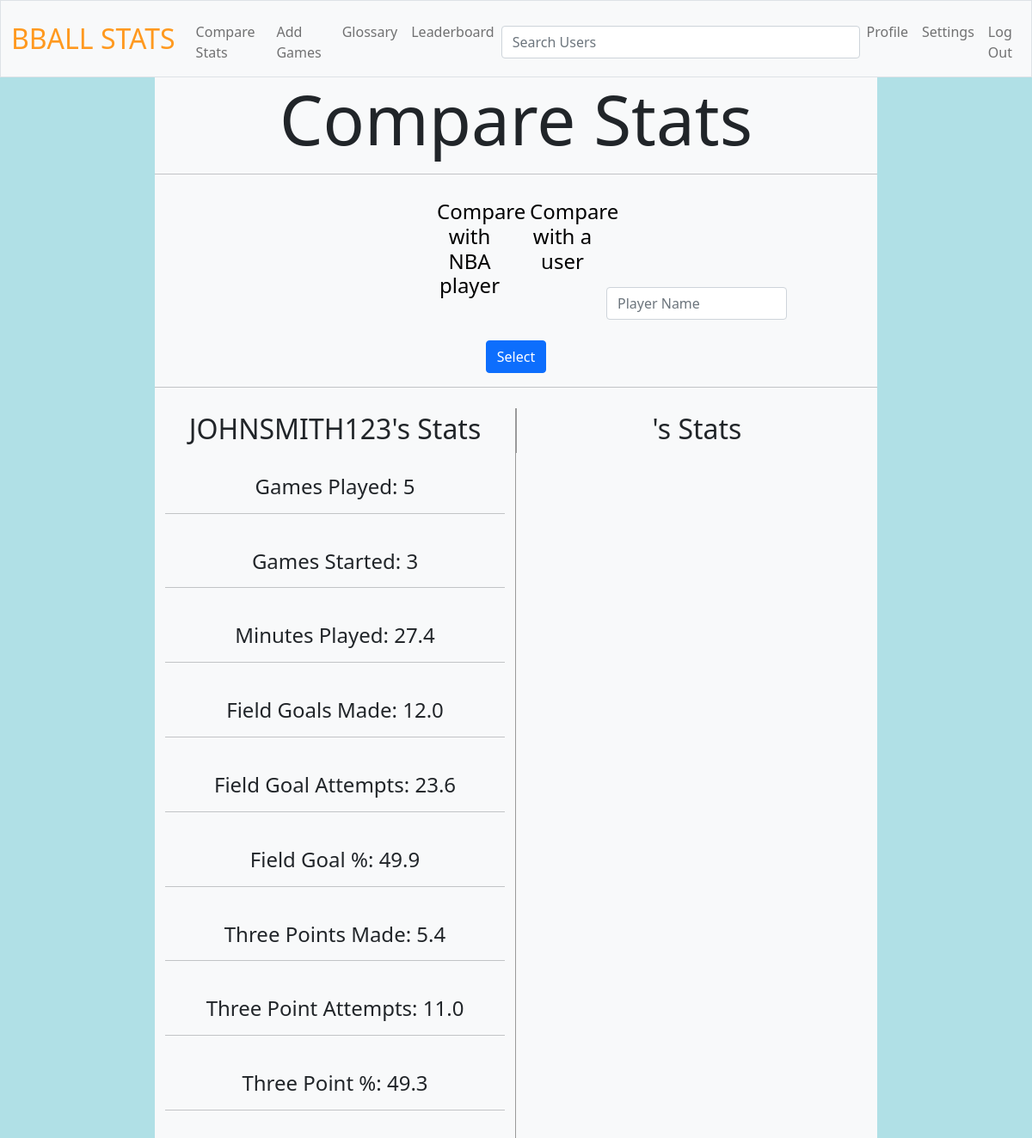
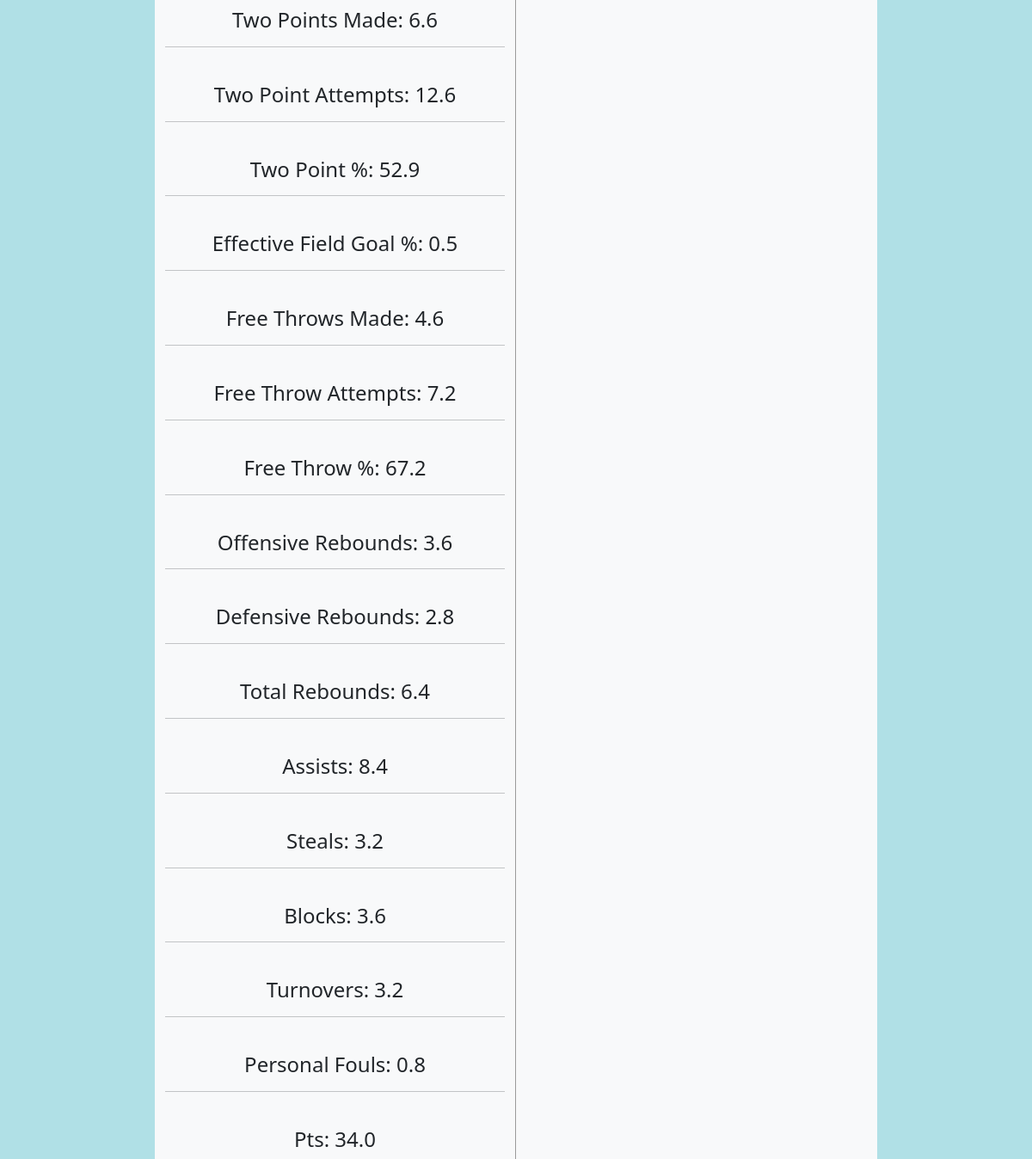
The app's page /comparenba (signed in) with its own data (2 pictures, top to bottom).
### tables this page shows
CREATE TABLE 'users' ( id INTEGER, username TEXT NOT NULL, hash TEXT NOT NULL,firstname TEXT,lastname TEXT,age INTEGER, team TEXT, position TEXT,'picture' TEXT, PRIMARY KEY(id));

CREATE TABLE 'userpergamestats' ( pergame_user_id TEXT, "G" TEXT,'GS' TEXT, "MP" TEXT, "FG" TEXT, "FGA" TEXT,'FGPercent' TEXT,'THREEP' TEXT,'THREEPA' TEXT,'THREEPPercent' TEXT,'TWOP' TEXT,'TWOPA' TEXT,'TWOPPercent' TEXT,'eFGPercent' TEXT, "FT" TEXT, "FTA" TEXT,'FTPercent' TEXT, "ORB" TEXT, "DRB" TEXT, "TRB" TEXT, "AST" TEXT, "STL" TEXT, "BLK" TEXT, "TOV" TEXT, "PF" TEXT,'PTS' TEXT );

### app.py (the view)
@app.route("/comparenba", methods=["GET", "POST"])
def comparenba():
    if request.method == "POST":
        player_name=request.form.get("players")
        user_id= session["user_id"]
        stats = db.execute("SELECT G,GS,ROUND(MP,1),ROUND(FG,1),ROUND(FGA,1),ROUND(FGPercent,1),ROUND(THREEP,1),ROUND(THREEPA,1),ROUND(THREEPPercent,1),ROUND(TWOP,1),ROUND(TWOPA,1),ROUND(TWOPPercent,1),ROUND(eFGPercent,1),ROUND(FT,1),ROUND(FTA,1),ROUND(FTPercent,1),ROUND(ORB,1),ROUND(DRB,1),ROUND(TRB,1),ROUND(AST,1),ROUND(STL,1),ROUND(BLK,1),ROUND(TOV,1),ROUND(PF,1),ROUND(PTS,1) FROM userpergamestats WHERE pergame_user_id = ?;",user_id)
        username = db.execute("SELECT username FROM users WHERE id = ?",user_id)[0]["username"]
        try:
            players_id = db.execute("SELECT id FROM players WHERE name LIKE ?",player_name)[0]["id"]
            name= db.execute("SELECT Name FROM players WHERE id = ?",players_id)[0]["Name"]
        except:
            error="Player not found try again."
            return render_template("comparenba.html", error=error,username=username,stats=stats)
        player_stats = db.execute("SELECT G,GS,MP,FG,FGA,ROUND(FGPercent*100,1),THREEP,THREEPA,ROUND(THREEPPercent*100,1),TWOP,TWOPA,ROUND(TWOPPercent*100,1),ROUND(eFGPercent*100,1),FT,FTA,ROUND(FTPercent*100,1),ORB,DRB,TRB,AST,STL,BLK,TOV,PF,PTS FROM pergamestats WHERE Players_id = ?",players_id)
        return render_template("comparenba.html",username=username,stats=stats, name=name, player_stats=player_stats)
    else:
        user_id= session["user_id"]
        stats = db.execute("SELECT G,GS,ROUND(MP,1),ROUND(FG,1),ROUND(FGA,1),ROUND(FGPercent,1),ROUND(THREEP,1),ROUND(THREEPA,1),ROUND(THREEPPercent,1),ROUND(TWOP,1),ROUND(TWOPA,1),ROUND(TWOPPercent,1),ROUND(eFGPercent,1),ROUND(FT,1),ROUND(FTA,1),ROUND(FTPercent,1),ROUND(ORB,1),ROUND(DRB,1),ROUND(TRB,1),ROUND(AST,1),ROUND(STL,1),ROUND(BLK,1),ROUND(TOV,1),ROUND(PF,1),ROUND(PTS,1) FROM userpergamestats WHERE pergame_user_id = ?;",user_id)
        username = db.execute("SELECT username FROM users WHERE id LIKE ?",user_id)[0]["username"]
        return render_template("comparenba.html",username=username,stats=stats)

### templates/comparenba.html (shortened to what this page needs)
{% extends "layout.html" %}
{% block main  %}
<div id="primary" style="background-color:powderblue";>
</div>
<div class ="bg-light"  id="content">
    <h1 class="display-1">Compare Stats</h1>
    <hr>
        <div class="container ms-auto mt-2">
            <h4 class="padin-left" id="col"><a  style="color:black" class="nav-link zoom" href="/comparenba">Compare with NBA player</a></h4>
            <h4 class="padin-right" id="col"><a style="color:black" class="nav-link zoom" href="/compareuser">Compare with a user</a></h4>
        </div>
        <div>
            <form   action="/comparenba" method="post">
                        <input id="searchwidth" class="form-control" autocomplete="on" autofocus name="players" placeholder="Player Name" type="text">
                    <br>
                    <input class="btn btn-primary" type="submit" value="Select">
            </form>
        </div>
        <hr>
        <div  class="container borderright ms-auto mt-2" id="col">
                <h2>{{username}}'s Stats</h2>
                {% for stat in stats %}
                <h4 class="padin" >Games Played: {{stat["G"]}}</h4><hr>
                <h4 class="padin">Games Started: {{stat["GS"]}}</h4><hr>
                <h4 class="padin">Minutes Played: {{stat["ROUND(MP,1)"]}}</h4><hr>
                <h4 class="padin">Field Goals Made: {{stat["ROUND(FG,1)"]}}</h4><hr>
                <h4 class="padin">Field Goal Attempts: {{stat["ROUND(FGA,1)"]}}</h4><hr>
                <h4 class="padin">Field Goal %: {{stat["ROUND(FGPercent,1)"]}}</h4><hr>
                <h4 class="padin">Three Points Made: {{stat["ROUND(THREEP,1)"]}}</h4><hr>
                <h4 class="padin">Three Point Attempts: {{stat["ROUND(THREEPA,1)"]}}</h4><hr>
                <h4 class="padin">Three Point %: {{stat["ROUND(THREEPPercent,1)"]}}</h4><hr>
                <h4 class="padin">Two Points Made: {{stat["ROUND(TWOP,1)"]}}</h4><hr>
                <h4 class="padin">Two Point Attempts: {{stat["ROUND(TWOPA,1)"]}}</h4><hr>
                <h4 class="padin">Two Point %: {{stat["ROUND(TWOPPercent,1)"]}}</h4><hr>
                <h4 class="padin">Effective Field Goal %: {{stat["ROUND(eFGPercent,1)"]}}</h4><hr>
                <h4 class="padin">Free Throws Made: {{stat["ROUND(FT,1)"]}}</h4><hr>
                <h4 class="padin">Free Throw Attempts: {{stat["ROUND(FTA,1)"]}}</h4><hr>
                <h4 class="padin">Free Throw %: {{stat["ROUND(FTPercent,1)"]}}</h4><hr>
                <h4 class="padin">Offensive Rebounds: {{stat["ROUND(ORB,1)"]}}</h4><hr>
                <h4 class="padin">Defensive Rebounds: {{stat["ROUND(DRB,1)"]}}</h4><hr>
                <h4 class="padin">Total Rebounds: {{stat["ROUND(TRB,1)"]}}</h4><hr>
                <h4 class="padin">Assists: {{stat["ROUND(AST,1)"]}}</h4><hr>
                <h4 class="padin">Steals: {{stat["ROUND(STL,1)"]}}</h4><hr>
                <h4 class="padin">Blocks: {{stat["ROUND(BLK,1)"]}}</h4><hr>
                <h4 class="padin">Turnovers: {{stat["ROUND(TOV,1)"]}}</h4><hr>
                <h4 class="padin">Personal Fouls: {{stat["ROUND(PF,1)"]}}</h4><hr>
                <h4 class="padin">Pts: {{stat["ROUND(PTS,1)"]}}</h4>
                {% endfor %}
        </div>
        <div class="container borderleft ms-auto mt-2" id="col">
                <h2>{{name}}'s Stats</h2>
        </div>
</div>
<div id="secondary" style="background-color:powderblue";>
</div>
{% endblock  %}

### static/styles.css (style rules this page uses)
#primary { float: left; width: 15%; background-color:red; min-height:1000px; }
#content { float: left; width: 70%; min-height:1000px; }
#secondary { float: left; width: 15%; background-color:red; min-height:1000px; }
.padin { padding-top:25px; }
#col { float:left; width:50%; padding-top:5px; }
.borderright { border-right:solid; border-color:#9A9A9A; border-width: 1px; }
.borderleft { border-left:solid; border-color:#9A9A9A; border-width: 1px; }
.zoom { transition: transform .5s; margin: 0 auto; }
.padin-right { padding-right:300px; }
.padin-left { padding-left:300px; }
#searchwidth { width:25%; margin: 0 auto; display: block; }

### records on screen
users: username "JOHNSMITH123"
userpergamestats: G "5", GS "3", MP "27.4", FG "12.0", FGA "23.6", stat "49.9", THREEP "5.4", THREEPA "11.0", stat "49.3", TWOP "6.6", TWOPA "12.6", stat "52.9", stat "0.5", FT "4.6", FTA "7.2", stat "67.2", stat "3.6", DRB "2.8", TRB "6.4", AST "8.4", stat "3.2", PF "0.8", PTS "34.0"
